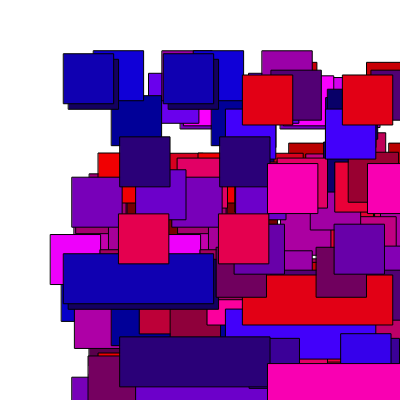
Frame 1 (no input)
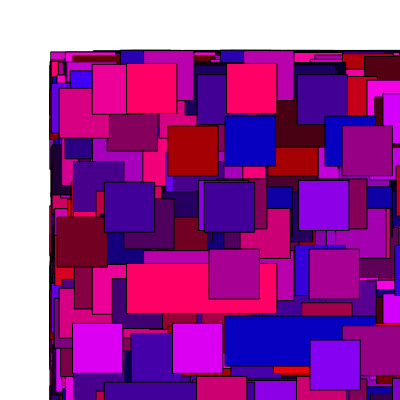
Frame 60 (no input)
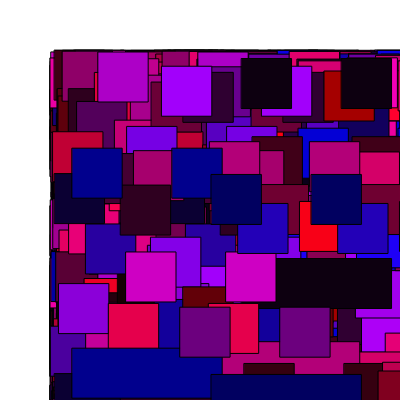
Frame 120 (the mouse pressed at the canvas centre since frame 60)

The p5.js sketch that drew these frames (run headless with seeded random() and noise() and a simulated clock; from frame 60 on, the mouse is pressed at the canvas centre):

// p5.js sketch
// ── sketch.js
//https://p5js.org

function setup() {
  createCanvas(400,400);
}

function draw() {
  //background(160);

//  face();

for (let i=0; i<100; i++){
  push();
  translate(random(width),random(height));
  face();
  pop();
  //noLoop();
}
}

function face(){
  fill(random(255),0,random(255));
  rect(50,50,50,50);
  rect(150,50,50,50);
  rect(50,250,150,50);
}
